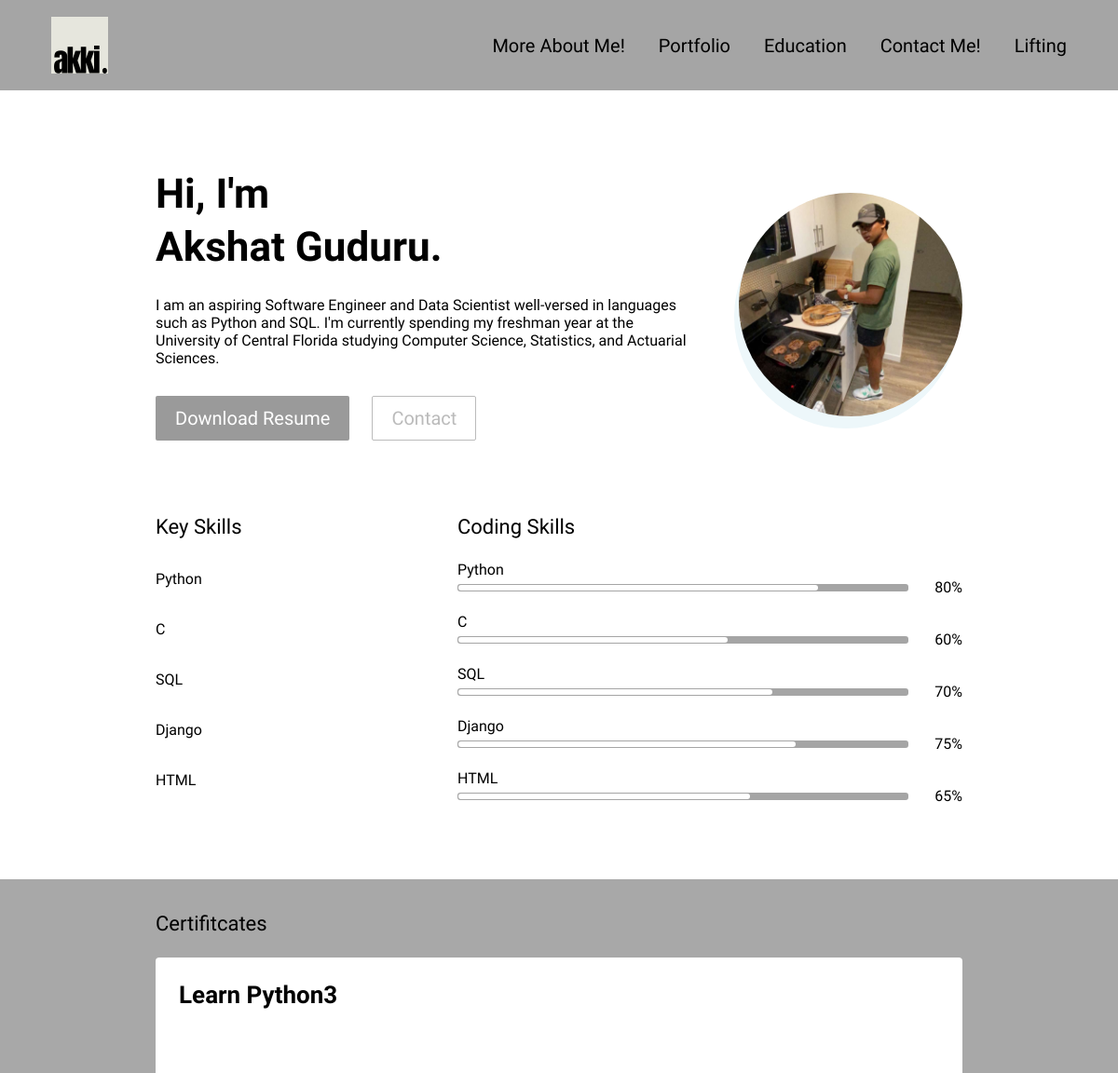
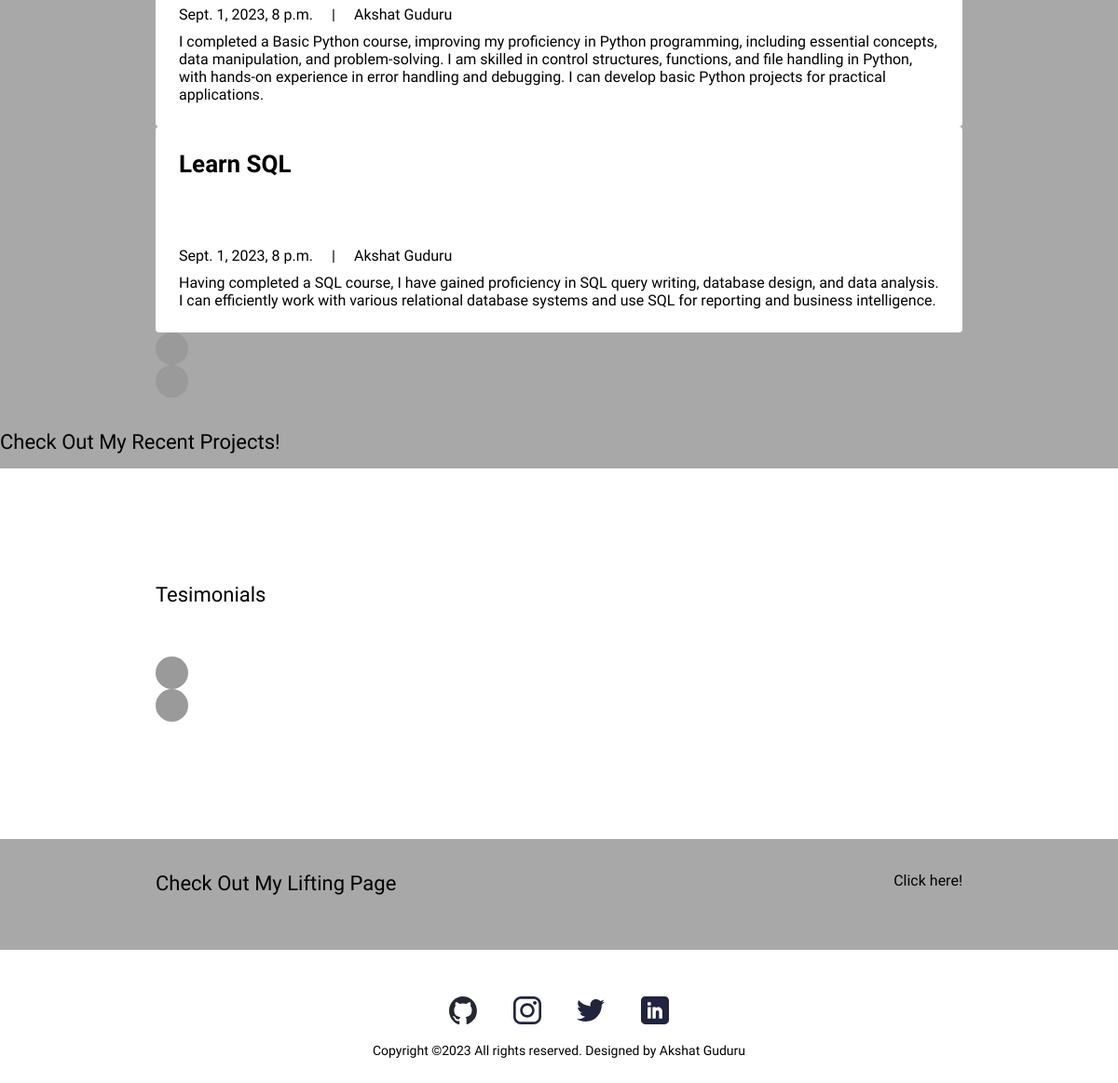
The page / on the database its author committed (2 pictures, top to bottom).
### main/models.py (models this page shows, shortened)
class UserProfile(models.Model):
    class Meta:
        verbose_name_plural = 'User Profiles'
        verbose_name = 'User Profile'
    user = models.OneToOneField(User, on_delete=models.CASCADE)
    avatar = models.ImageField(blank=True, null=True, upload_to="avatar")
    title = models.CharField(max_length=200, blank=True, null=True)
    bio = models.TextField(blank=True, null=True)
    skills = models.ManyToManyField(Skill, blank=True)
    cv = models.FileField(blank=True, null=True, upload_to="cv")

class Skill(models.Model):
    class Meta:
        verbose_name_plural = 'Skills'
        verbose_name = 'Skill'
    name = models.CharField(max_length=20, blank=True, null=True)
    score = models.IntegerField(default=80, blank=True, null=True)
    image = models.FileField(blank=True, null=True, upload_to="skills")
    is_key_skill = models.BooleanField(default=False)

class Certificate(models.Model):
    class Meta:
        verbose_name_plural = 'Certificates'
        verbose_name = 'Certificate'
    date = models.DateTimeField(blank=True, null=True)
    name = models.CharField(max_length=50, blank=True, null=True)
    title = models.CharField(max_length=200, blank=True, null=True)
    description = models.CharField(max_length=500, blank=True, null=True)
    is_active = models.BooleanField(default=True)

### main/views.py (the view)
# urls.py: path('', views.IndexView.as_view(), name="home"),
class IndexView(generic.TemplateView):
    template_name="main/index.html"
    def get_context_data(self, **kwargs):
        context=super().get_context_data(**kwargs)
        testimonials = Testimonial.objects.filter(is_active=True)
        certificates = Certificate.objects.filter(is_active=True)
        portfolios = Portfolio.objects.filter(is_active=True)
        lifting = Lifting.objects.filter(is_active=True)
        context["testimonials"] = testimonials
        context["certificates"] = certificates
        context["projects"] = portfolios
        context["lifting"] = lifting
        return context

### resume/context_processors.py (called while the page is built)
def project_context(request):
    context={
        'me': User.objects.first(),
    }
    return context

### main/templates/main/index.html (shortened to what this page needs)
{% extends 'main/base.html' %}
{% load static %}
{% block content %}
    <section>
        <div class="bannerSection">
            <div class="container">
                <div class="row g-4 g-md-3  align-items-center">
                    <div class="col-md-auto order-md-last">
                        <div class="bannerUserImg">
                            <img src="{{me.userprofile.avatar.url}}" alt="{{me.first_name|title}} {{me.last_name|title}} avatar">
                        </div>
                    </div>
                <div class="col-md">
                    <div class="bannerContent">
                        <h1 class="xlTitle pb-3">Hi, I'm <br> {{me.userprofile.title}}. </br></h1>
                        <p>{{me.userprofile.bio}}</p>
                        <div class="bannerBtnCol">
                            <div class="row">
                                <div class="col-auto">
                                    <a download href="{{me.userprofile.cv.url}}" class="btn btnPrimary">Download Resume</a>
                            </div>
                             <div class="col-auto">
                                <a href="{% url 'main:contact' %}" class="btn btnOutline">Contact</a>
                            </div>
                        </div>
                    </div>
                </div>
            </div>
        </div>
    </section>
    <section>
        <div class="sectionSpace pt-0">
        <div class="container">
            <div class="row">
            <div class="col-md-auto">
                <div class="keySkillCol">
                <h4 class="smTitle pb-3">Key Skills</h4>
                {% for sk in me.userprofile.skills.all %}
                {% if sk.is_key_skill %}
                <div class="keySkillCard">
                    <span class="ksText">{{sk.name}}</span>
                </div>
                {% endif %}
                {% endfor %}
                </div>
            </div>
            <div class="col-md">
                <h4 class="smTitle pb-3">Coding Skills</h4>
                <div class="progressCol">
                <div class="progressCard">
                    {% for sk in me.userprofile.skills.all %}
                    {% if sk.is_key_skill %}
                    <div class="progressCol">
                    <span class="progressLbl">{{sk.name}}</span>
                    <div class="row g-2 align-items-center">
                        <div class="col">
                        <div class="progress progressStyle">
                            <div class="progress-bar" role="progressbar" style="width: {{sk.score}}%" aria-valuenow="{{sk.score}}" aria-valuemin="0" aria-valuemax="100"></div>
                        </div>
                        </div>
                        <div class="col-auto">
                        <span class="pLbl">{{sk.score}}%</span>
                        </div>
                    </div>
                    </div>
                    {% endif %}
                    {% endfor %}
                </div>
                </div>
            </div>
            </div>
        </div>
        </div>
    </section>
    <section>
        <div class="sectionSpaceSm lightBg">
            <div class="container">
                <div class="row pb-3">
                    <div class="col">
                        <h4 class="smTitle regular">Certifitcates</h4>
                    </div>
                </div>
                <div class="sliderOuter">
                    <div class="swiper certificatesSlider">
                        <div class="swiper-wrapper">
                            {% for cert in certificates %}
                            {% if cert.is_active %}
                            <div class="swiper-slide">
                                <div class="cardStyle1">
                                    <h4 class="mdTitle cs1Title">
                                        <a href="javascript:void(0)">{{cert.title}}</a>
                                    </h4>
                                    <ul class="cardOptionCol">
                                        <li>{{cert.date}}</li>
                                        <li>{{cert.name|title}}</li>
                                    </ul>
                                    <p>{{cert.description}}</p>
                                </div>
                            </div>
                            {% endif %}
                            {% endfor %}
                        </div>
                    </div>
                    <div class="cert-swiper-button-next swiper-button-next swiperBtnStyle"></div>
                    <div class="cert-swiper-button-prev swiper-button-prev swiperBtnStyle"></div>
                </div>
            </div>
        </div>
    </section>
    <section>
        <div class="lightBg">
            <div clas="container">
                <div class="BlogCol">
                    <div class="row-pb-3">
                        <div class="col">
                            <div class="portfolioCol">
                                <h4 class="smTitle pb-3 d-block">Check Out My Recent <a href="{% url 'main:portfolios' %}" class="hover-bold">Projects!</a></h4>
                            </div>
                        </div>
                    </div>
                </div>
                </div>
            </div>
    </section>
    <section>
        <div class="sectionSpace">
            <div class="container">
                <div class="testimonaialCol">
                    <div class="row pb-3">
                        <div class="col">
                            <div class="testimonialCol">
                                <h4 class="smTitle pb-3 d-block">Tesimonials</h4>
                                <div class="testimonialSlider">
                                    <div class="swiper testimonialSwiper">
                                        <div class="test-swiper-button-next swiper-button-next swiperBtnStyle"></div>
                                        <div class="test-swiper-button-prev swiper-button-prev swiperBtnStyle"></div>
                                    </div>
                                </div>
                            </div>
                        </div>
                    </div>
                </div>
            </div>
        </div>
    </section>
    <section>
        <div class="sectionSpaceSm lightBg">
            <div class="container">
                <div class="row pb-3">
                    <div class="col">
                        <h4 class="smTitle pb-3">Check Out My Lifting Page</h4>
                    </div>
                    <div class="col-auto">
                        <a href="{% url 'main:liftings' %}" class="hover-bold">Click here!</a>
                    </div>
                </div>
                </div>
            </div>
    </section>
{% endblock %}

### main/templates/main/base.html (shortened to what this page needs)
{% load static %}
<!doctype html>
<html lang="eng">
    <head>
        <link href="{% static 'css/bootstrap.min.css' %}" rel="stylesheet">
        <link rel="stylesheet" href="https://unpkg.com/swiper@7.0.5/swiper-bundle.css">
        <link href="{% static 'css/style.css' %}" rel="stylesheet">
        </head>
        <body>
            {% include 'main/partials/nav.html' %}
            {% block content %}
            {% endblock %}
            {% include 'main/partials/footer.html' %}
        </body>
</html>

### main/templates/main/partials/nav.html (shortened to what this page needs)
{% load static %}
<header>
    <div class="headerCol">
        <div class="container-fluid">
            <div class="row align-items-center">
                <div class="col-auto">
                    <div class="logoCol"><a href="{% url 'main:home' %}"><img src="{% static 'images/logo.png' %}" alt="..."></a></div>
                </div>
            <div class="col">
                <div class="navCollapaseCol">
                    <div class="navCol a">
                        <ul>
                        <li><a href="{% url 'main:about-me' %}"> More About Me!</a></li>
                        <li><a href="{% url 'main:portfolios' %}">Portfolio</a></li>
                        <li><a href="{% url 'main:educations' %}">Education</a></li>
                        <li><a href="{% url 'main:contact' %}">Contact Me!</a></li>
                        <li><a href="{% url 'main:liftings' %}">Lifting</a></li>
                        </ul>
                    </div>
                </div>
            </div>
        </div>
    </div>
</header>

### main/templates/main/partials/footer.html
{% load static %}
<footer>
    <div class="footerCol">
    <div class="container">
        <ul class="socialCol">
        <li><a href="javascript:void(0)"><img src="{% static 'images/github.svg' %}" alt="..."></a></li>
        <li><a href="https://www.instagram.com/akshatguduru/?next=%2F"><img src="{% static 'images/insta.svg' %}" alt="..."></a></li>
        <li><a href="javascript:void(0)"><img src="{% static 'images/twitter.svg' %}" alt="..."></a></li>
        <li><a href="https://www.linkedin.com/in/akshat-guduru-72b888290"><img src="{% static 'images/linkedin.svg' %}" alt="..."></a></li>
        </ul>
        <div class="copyrightCol">
        <p>Copyright ©{% now 'Y' %} All rights reserved. Designed by <a href="" target="_blank">Akshat Guduru</a></p>
        </div>
    </div>
    </div>
</footer>

### rows shown on the page
Skill: name "Python", score "80"
Skill: name "C", score "60"
Skill: name "SQL", score "70"
Skill: name "Django", score "75"
Skill: name "HTML", score "65"
Certificate: title "Learn Python3", date "Sept. 1, 2023, 8 p.m.", name "Akshat Guduru", description "I completed a Basic Python course, improving my proficiency in Python programming, including essential concepts, data manipulation, and problem-solving. I am skilled in control structures, functions, and file handling in Python, with hands-on experience in error handling and debugging. I can develop basic Python projects for practical applications."
Certificate: title "Learn SQL", date "Sept. 1, 2023, 8 p.m.", name "Akshat Guduru", description "Having completed a SQL course, I have gained proficiency in SQL query writing, database design, and data analysis. I can efficiently work with various relational database systems and use SQL for reporting and business intelligence."

### other values the page prints
{{ me.userprofile.title }} "Akshat Guduru"
